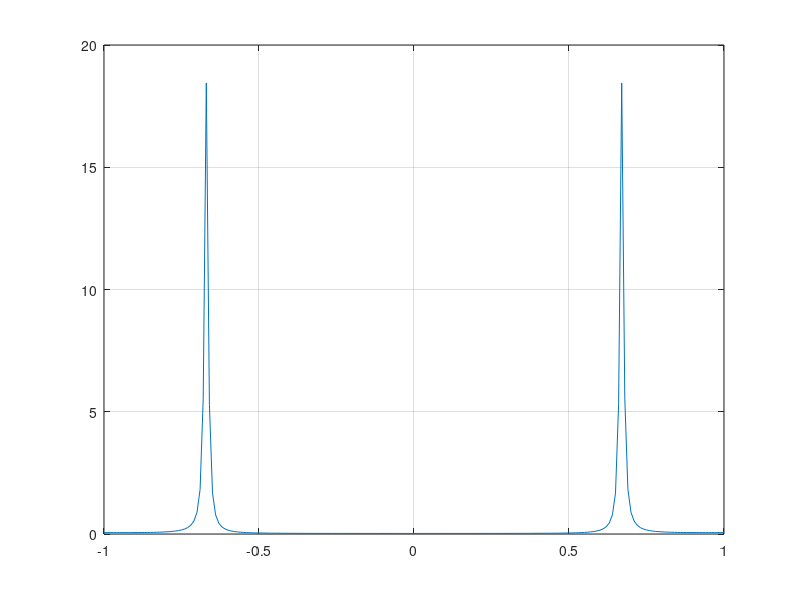

The MATLAB source for this figure:
clear;
clc;
%% ---------------------------Q(a)-----------------------------
% From the poles give we know the filter's transfer function is
% H(z) =
% z^4/((z+0.55)*(z+0.65)*(z-0.98*exp(1i*0.67*pi)*(z-0.98*exp(-1i*0.67*pi)))

%% ---------------------------Q(b)-----------------------------
% All-pole filter so ai = 0. After simplify the brackets we get
% b3 = -1.2; b4 = -0.3575; b1 = -0.98; b2 = -0.9604;

%% ---------------------------Q(d)-----------------------------
pole = [-0.55; -0.65; 0.98*exp(1i*0.67*pi); 0.98*exp(-1i*0.67*pi)];
a = poly(pole);
X = zeros(1000,1);
X(1) = 1;
Y = filter(1,a,X);

G = sum(abs(Y));

pole1 = [-0.55; -0.65];
a1 = poly(pole1);
Y1 = filter(1,a1,X);

G1 = sum(abs(Y1));
% After knowing the BIBO gain, we can get the representation of these accumulator blocks
% Block 1: (4.4);
% Block 2: (7.1);
% Block 3: (7.1);

%% -------------------------Q(e)-------------------------
pole2(1) = pole(3);
pole2(2) = pole(4);
a2 = poly(pole2);
Y2 = filter(1,a2,X);

P1 = sum(Y.^2);
P2 = sum(Y2.^2);
P3 = 1;

% Noise power are:
E1 = 1/3072*P1;
E2 = 1/48*P2;
E3 = 1/48*P3;

%% -------------------------Q(f)-------------------------
w = -pi:pi/100:pi;
z = exp(1i*w);
T1 = z.^4./((z+0.55).*(z+0.65).*(z-0.98*exp(1i*0.67*pi)).*(z-0.98*exp(-1i*0.67*pi)));
T1_2 = (z.^(-1)).^4./((z.^(-1)+0.55).*(z.^(-1)+0.65).*(z.^(-1)-0.98*exp(1i*0.67*pi)).*(z.^(-1)-0.98*exp(-1i*0.67*pi)));
T2 = z.^2./((z-0.98*exp(1i*0.67*pi)).*(z-0.98*exp(-1i*0.67*pi)));
T2_2 = (z.^(-1)).^2./(((z.^(-1))-0.98*exp(1i*0.67*pi)).*((z.^(-1))-0.98*exp(-1i*0.67*pi)));

N1 = 1/3072.*T1.*T1_2;
N2 = 1/48.*T2.*T2_2;
N3 = E3;
N = N1+N2+N3;
figure(4);
plot(w/pi, abs(N));
grid on;







